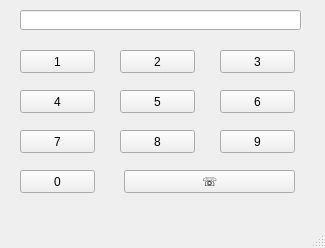
<?xml version="1.0" encoding="UTF-8"?>
<ui version="4.0">
 <class>MainWindow</class>
 <widget class="QMainWindow" name="MainWindow">
  <property name="geometry">
   <rect>
    <x>0</x>
    <y>0</y>
    <width>325</width>
    <height>248</height>
   </rect>
  </property>
  <property name="windowTitle">
   <string>MainWindow</string>
  </property>
  <widget class="QWidget" name="centralwidget">
   <widget class="QLineEdit" name="le">
    <property name="geometry">
     <rect>
      <x>20</x>
      <y>10</y>
      <width>281</width>
      <height>20</height>
     </rect>
    </property>
   </widget>
   <widget class="QPushButton" name="pb1">
    <property name="geometry">
     <rect>
      <x>20</x>
      <y>50</y>
      <width>75</width>
      <height>23</height>
     </rect>
    </property>
    <property name="text">
     <string>1</string>
    </property>
   </widget>
   <widget class="QPushButton" name="pb2">
    <property name="geometry">
     <rect>
      <x>120</x>
      <y>50</y>
      <width>75</width>
      <height>23</height>
     </rect>
    </property>
    <property name="text">
     <string>2</string>
    </property>
   </widget>
   <widget class="QPushButton" name="pb3">
    <property name="geometry">
     <rect>
      <x>220</x>
      <y>50</y>
      <width>75</width>
      <height>23</height>
     </rect>
    </property>
    <property name="text">
     <string>3</string>
    </property>
   </widget>
   <widget class="QPushButton" name="pb5">
    <property name="geometry">
     <rect>
      <x>120</x>
      <y>90</y>
      <width>75</width>
      <height>23</height>
     </rect>
    </property>
    <property name="text">
     <string>5</string>
    </property>
   </widget>
   <widget class="QPushButton" name="pb6">
    <property name="geometry">
     <rect>
      <x>220</x>
      <y>90</y>
      <width>75</width>
      <height>23</height>
     </rect>
    </property>
    <property name="text">
     <string>6</string>
    </property>
   </widget>
   <widget class="QPushButton" name="pb4">
    <property name="geometry">
     <rect>
      <x>20</x>
      <y>90</y>
      <width>75</width>
      <height>23</height>
     </rect>
    </property>
    <property name="text">
     <string>4</string>
    </property>
   </widget>
   <widget class="QPushButton" name="pb8">
    <property name="geometry">
     <rect>
      <x>120</x>
      <y>130</y>
      <width>75</width>
      <height>23</height>
     </rect>
    </property>
    <property name="text">
     <string>8</string>
    </property>
   </widget>
   <widget class="QPushButton" name="pb9">
    <property name="geometry">
     <rect>
      <x>220</x>
      <y>130</y>
      <width>75</width>
      <height>23</height>
     </rect>
    </property>
    <property name="text">
     <string>9</string>
    </property>
   </widget>
   <widget class="QPushButton" name="pb7">
    <property name="geometry">
     <rect>
      <x>20</x>
      <y>130</y>
      <width>75</width>
      <height>23</height>
     </rect>
    </property>
    <property name="text">
     <string>7</string>
    </property>
   </widget>
   <widget class="QPushButton" name="pb_call">
    <property name="geometry">
     <rect>
      <x>124</x>
      <y>170</y>
      <width>171</width>
      <height>23</height>
     </rect>
    </property>
    <property name="text">
     <string>☏</string>
    </property>
   </widget>
   <widget class="QPushButton" name="pb0">
    <property name="geometry">
     <rect>
      <x>20</x>
      <y>170</y>
      <width>75</width>
      <height>23</height>
     </rect>
    </property>
    <property name="text">
     <string>0</string>
    </property>
   </widget>
  </widget>
  <widget class="QMenuBar" name="menubar">
   <property name="geometry">
    <rect>
     <x>0</x>
     <y>0</y>
     <width>325</width>
     <height>21</height>
    </rect>
   </property>
  </widget>
  <widget class="QStatusBar" name="statusbar"/>
 </widget>
 <resources/>
 <connections/>
</ui>
